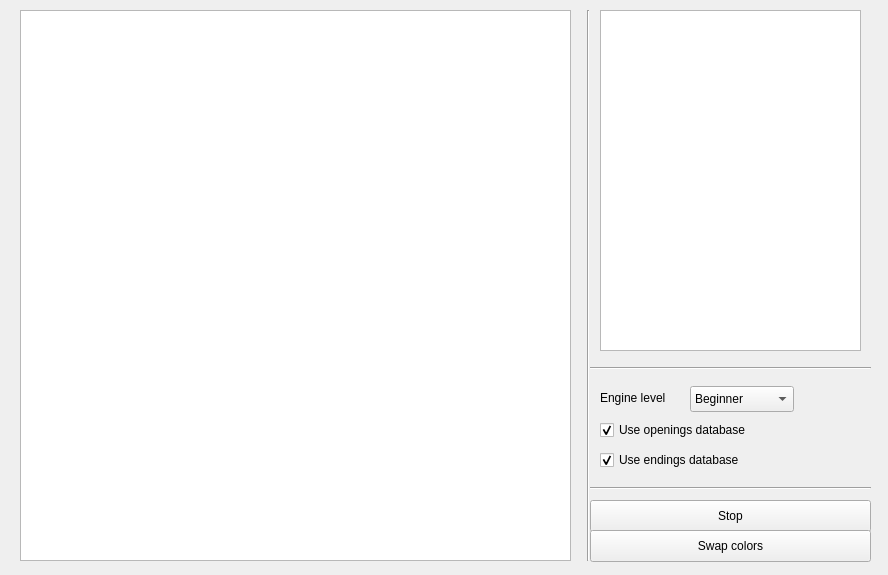
<?xml version="1.0" encoding="UTF-8"?>
<ui version="4.0">
 <class>MainWindow</class>
 <widget class="QMainWindow" name="MainWindow">
  <property name="geometry">
   <rect>
    <x>0</x>
    <y>0</y>
    <width>888</width>
    <height>575</height>
   </rect>
  </property>
  <property name="minimumSize">
   <size>
    <width>0</width>
    <height>0</height>
   </size>
  </property>
  <property name="maximumSize">
   <size>
    <width>1068</width>
    <height>620</height>
   </size>
  </property>
  <property name="windowTitle">
   <string>MainWindow</string>
  </property>
  <widget class="QWidget" name="centralwidget">
   <widget class="QComboBox" name="comboBox">
    <property name="geometry">
     <rect>
      <x>690</x>
      <y>386</y>
      <width>104</width>
      <height>26</height>
     </rect>
    </property>
    <property name="currentText">
     <string notr="true">Beginner</string>
    </property>
    <item>
     <property name="text">
      <string>Beginner</string>
     </property>
    </item>
    <item>
     <property name="text">
      <string>Standart</string>
     </property>
    </item>
    <item>
     <property name="text">
      <string>Pro</string>
     </property>
    </item>
   </widget>
   <widget class="QLabel" name="label">
    <property name="geometry">
     <rect>
      <x>600</x>
      <y>390</y>
      <width>81</width>
      <height>16</height>
     </rect>
    </property>
    <property name="text">
     <string>Engine level</string>
    </property>
   </widget>
   <widget class="QCheckBox" name="checkBox">
    <property name="geometry">
     <rect>
      <x>600</x>
      <y>420</y>
      <width>171</width>
      <height>20</height>
     </rect>
    </property>
    <property name="text">
     <string>Use openings database</string>
    </property>
    <property name="checked">
     <bool>true</bool>
    </property>
   </widget>
   <widget class="QCheckBox" name="checkBox_2">
    <property name="geometry">
     <rect>
      <x>600</x>
      <y>450</y>
      <width>171</width>
      <height>20</height>
     </rect>
    </property>
    <property name="text">
     <string>Use endings database</string>
    </property>
    <property name="checked">
     <bool>true</bool>
    </property>
   </widget>
   <widget class="QTextBrowser" name="textBrowser">
    <property name="geometry">
     <rect>
      <x>600</x>
      <y>10</y>
      <width>261</width>
      <height>341</height>
     </rect>
    </property>
    <property name="readOnly">
     <bool>true</bool>
    </property>
   </widget>
   <widget class="Line" name="line">
    <property name="geometry">
     <rect>
      <x>580</x>
      <y>10</y>
      <width>16</width>
      <height>551</height>
     </rect>
    </property>
    <property name="orientation">
     <enum>Qt::Vertical</enum>
    </property>
   </widget>
   <widget class="Line" name="line_2">
    <property name="geometry">
     <rect>
      <x>590</x>
      <y>360</y>
      <width>281</width>
      <height>16</height>
     </rect>
    </property>
    <property name="orientation">
     <enum>Qt::Horizontal</enum>
    </property>
   </widget>
   <widget class="Line" name="line_3">
    <property name="geometry">
     <rect>
      <x>590</x>
      <y>480</y>
      <width>281</width>
      <height>16</height>
     </rect>
    </property>
    <property name="orientation">
     <enum>Qt::Horizontal</enum>
    </property>
   </widget>
   <widget class="QPushButton" name="pushButton_2">
    <property name="geometry">
     <rect>
      <x>590</x>
      <y>500</y>
      <width>281</width>
      <height>32</height>
     </rect>
    </property>
    <property name="text">
     <string>Stop</string>
    </property>
   </widget>
   <widget class="QPushButton" name="pushButton_3">
    <property name="geometry">
     <rect>
      <x>590</x>
      <y>530</y>
      <width>281</width>
      <height>32</height>
     </rect>
    </property>
    <property name="text">
     <string>Swap colors</string>
    </property>
   </widget>
   <widget class="QTextBrowser" name="textBrowser_2">
    <property name="geometry">
     <rect>
      <x>20</x>
      <y>10</y>
      <width>551</width>
      <height>551</height>
     </rect>
    </property>
   </widget>
  </widget>
 </widget>
 <resources/>
 <connections/>
</ui>
